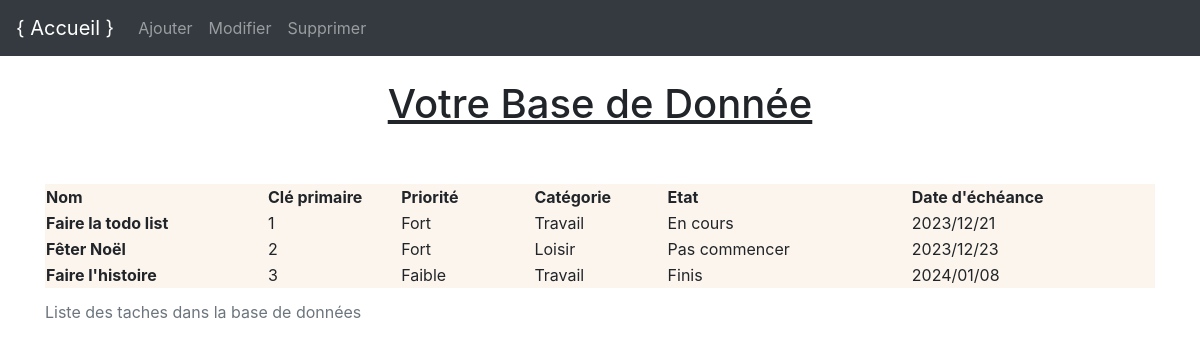
The app's page /, older data.
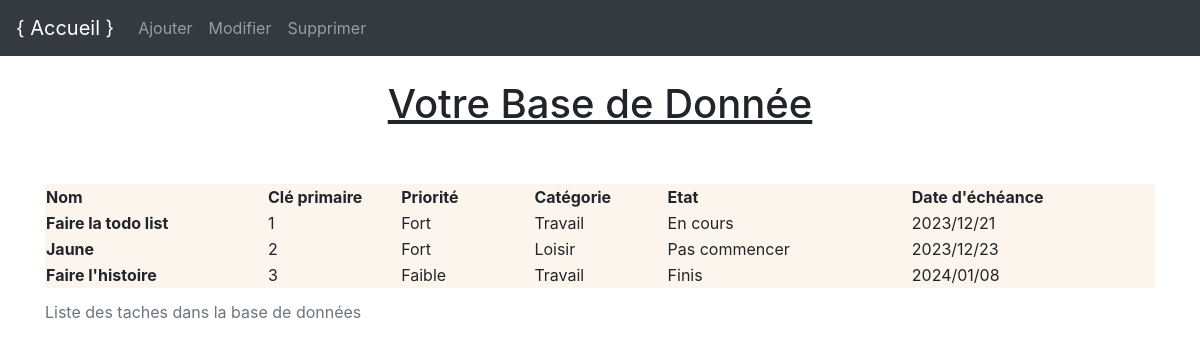
The same page, newer data.
### tables this page shows
CREATE TABLE "Task" (
	"id_task"	INTEGER NOT NULL UNIQUE,
	"name"	TEXT CHECK(length("name") <= 50),
	"priority"	TEXT,
	"categorie"	TEXT,
	"etat"	TEXT,
	"date_echeance"	TEXT,
	PRIMARY KEY("id_task" AUTOINCREMENT)
);

### main.py (the view)
@app.route("/")
def tester_bdd():
    Task = bdd.recuperer_task()
    print(Task)
    return render_template(
        "accueil.html",
        Task=Task
    )

### bdd.py (called while the page is built)
    def recuperer_task(self):
        connexion = sqlite3.connect(self.chemin_bdd)
        curseur = connexion.cursor()
        requete_sql = """
            SELECT *
            FROM Task;"""
        resultat = curseur.execute(requete_sql)
        task = resultat.fetchall()
        connexion.close()
        return task

### templates/accueil.html (shortened to what this page needs)
{% extends "base.html" %}
{% block contenu %}
<!DOCTYPE html>
<html lang="fr">
<head>
    <link rel="stylesheet" href="{{ url_for('static', filename='style.css') }}" />
</head>
<body>
    <h1>Votre Base de Donnée </h1>
    <br>
    <br>
    <table>
        <caption>
            Liste des taches dans la base de données
        </caption>
        <thead>
            <tr>
                <th scope="col">Nom</th>
                <th scope="col">Clé primaire</th>
                <th scope="col">Priorité</th>
                <th scope="col">Catégorie</th>
                <th scope="col">Etat</th>
                <th scope="col">Date d'échéance</th>
            </tr>
        </thead>
        <tbody>
            {% for task in Task %}
            <tr>
                <th scope="row">{{ task[1] }}</th>
                <td>{{ task[0] }}</td>
                <td>{{ task[2] }}</td>
                <td>{{ task[3] }}</td>
                <td>{{ task[4] }}</td>
                <td>{{ task[5] }}</td>
            </tr>
            {% endfor %}
        </tbody>
      </table>
</body>
</html>
{% endblock %}

Row changes from the older to the newer data that the page shows:
changed Task "Loisir": name "Fêter Noël" → "Jaune"
